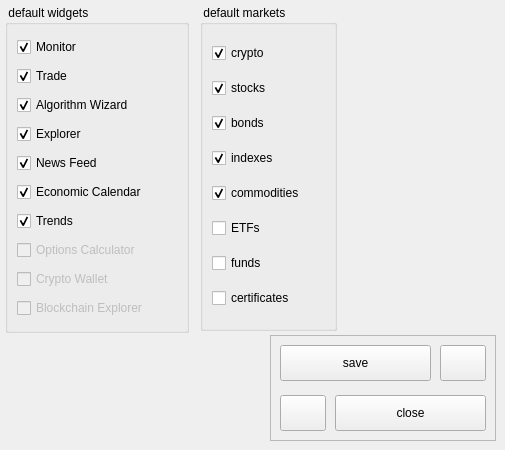
    <widget class="QWidget" name="tab_6">
     <attribute name="title">
      <string>widgets</string>
     </attribute>
     <widget class="QGroupBox" name="groupBox_14">
      <property name="geometry">
       <rect>
        <x>5</x>
        <y>5</y>
        <width>184</width>
        <height>328</height>
       </rect>
      </property>
      <property name="toolTip">
       <string>&lt;html&gt;&lt;head/&gt;&lt;body&gt;&lt;p&gt;Default widgets will be loaded automatically when Datazaur is launched. &lt;/p&gt;&lt;p&gt;Depending on selected widgets and your network connection, additional widgets can increase launch time.&lt;/p&gt;&lt;/body&gt;&lt;/html&gt;</string>
      </property>
      <property name="title">
       <string> default widgets</string>
      </property>
      <layout class="QVBoxLayout" name="verticalLayout_2">
       <item>
        <widget class="QCheckBox" name="checkBox_17">
         <property name="text">
          <string>Monitor</string>
         </property>
         <property name="checked">
          <bool>true</bool>
         </property>
        </widget>
       </item>
       <item>
        <widget class="QCheckBox" name="checkBox_15">
         <property name="text">
          <string>Trade</string>
         </property>
         <property name="checked">
          <bool>true</bool>
         </property>
        </widget>
       </item>
       <item>
        <widget class="QCheckBox" name="checkBox_20">
         <property name="text">
          <string>Algorithm Wizard</string>
         </property>
         <property name="checked">
          <bool>true</bool>
         </property>
        </widget>
       </item>
       <item>
        <widget class="QCheckBox" name="checkBox_22">
         <property name="text">
          <string>Explorer</string>
         </property>
         <property name="checked">
          <bool>true</bool>
         </property>
        </widget>
       </item>
       <item>
        <widget class="QCheckBox" name="checkBox_21">
         <property name="text">
          <string>News Feed</string>
         </property>
         <property name="checked">
          <bool>true</bool>
         </property>
        </widget>
       </item>
       <item>
        <widget class="QCheckBox" name="checkBox_23">
         <property name="text">
          <string>Economic Calendar</string>
         </property>
         <property name="checked">
          <bool>true</bool>
         </property>
        </widget>
       </item>
       <item>
        <widget class="QCheckBox" name="checkBox_19">
         <property name="text">
          <string>Trends</string>
         </property>
         <property name="checked">
          <bool>true</bool>
         </property>
        </widget>
       </item>
       <item>
        <widget class="QCheckBox" name="checkBox_25">
         <property name="enabled">
          <bool>false</bool>
         </property>
         <property name="text">
          <string>Options Calculator</string>
         </property>
        </widget>
       </item>
       <item>
        <widget class="QCheckBox" name="checkBox_24">
         <property name="enabled">
          <bool>false</bool>
         </property>
         <property name="text">
          <string>Crypto Wallet</string>
         </property>
        </widget>
       </item>
       <item>
        <widget class="QCheckBox" name="checkBox_26">
         <property name="enabled">
          <bool>false</bool>
         </property>
         <property name="text">
          <string>Blockchain Explorer</string>
         </property>
        </widget>
       </item>
      </layout>
     </widget>
     <widget class="QGroupBox" name="groupBox_16">
      <property name="geometry">
       <rect>
        <x>200</x>
        <y>5</y>
        <width>137</width>
        <height>326</height>
       </rect>
      </property>
      <property name="toolTip">
       <string>&lt;html&gt;&lt;head/&gt;&lt;body&gt;&lt;p&gt;Default markets will be loaded automatically into Monitor when Datazaur is launched. &lt;/p&gt;&lt;p&gt;Tracking many markets can result in slower launch and slightly worse performance (nothing to worry about if you really want to monitor all these markets ^^).&lt;/p&gt;&lt;/body&gt;&lt;/html&gt;</string>
      </property>
      <property name="styleSheet">
       <string notr="true"/>
      </property>
      <property name="title">
       <string> default markets</string>
      </property>
      <layout class="QVBoxLayout" name="verticalLayout_3">
       <item>
        <widget class="QCheckBox" name="checkBox_27">
         <property name="text">
          <string>crypto</string>
         </property>
         <property name="checked">
          <bool>true</bool>
         </property>
        </widget>
       </item>
       <item>
        <widget class="QCheckBox" name="checkBox_28">
         <property name="text">
          <string>stocks</string>
         </property>
         <property name="checked">
          <bool>true</bool>
         </property>
        </widget>
       </item>
       <item>
        <widget class="QCheckBox" name="checkBox_29">
         <property name="text">
          <string>bonds</string>
         </property>
         <property name="checked">
          <bool>true</bool>
         </property>
        </widget>
       </item>
       <item>
        <widget class="QCheckBox" name="checkBox_30">
         <property name="text">
          <string>indexes</string>
         </property>
         <property name="checked">
          <bool>true</bool>
         </property>
        </widget>
       </item>
       <item>
        <widget class="QCheckBox" name="checkBox_33">
         <property name="text">
          <string>commodities</string>
         </property>
         <property name="checked">
          <bool>true</bool>
         </property>
        </widget>
       </item>
       <item>
        <widget class="QCheckBox" name="checkBox_31">
         <property name="text">
          <string>ETFs</string>
         </property>
        </widget>
       </item>
       <item>
        <widget class="QCheckBox" name="checkBox_32">
         <property name="text">
          <string>funds</string>
         </property>
        </widget>
       </item>
       <item>
        <widget class="QCheckBox" name="checkBox_42">
         <property name="text">
          <string>certificates</string>
         </property>
         <property name="checked">
          <bool>false</bool>
         </property>
        </widget>
       </item>
      </layout>
     </widget>
     <widget class="QFrame" name="frame_7">
      <property name="geometry">
       <rect>
        <x>270</x>
        <y>335</y>
        <width>226</width>
        <height>106</height>
       </rect>
      </property>
      <property name="frameShape">
       <enum>QFrame::StyledPanel</enum>
      </property>
      <property name="frameShadow">
       <enum>QFrame::Raised</enum>
      </property>
      <widget class="QPushButton" name="pushButton_78">
       <property name="geometry">
        <rect>
         <x>10</x>
         <y>10</y>
         <width>151</width>
         <height>36</height>
        </rect>
       </property>
       <property name="text">
        <string>save</string>
       </property>
      </widget>
      <widget class="QPushButton" name="pushButton_79">
       <property name="geometry">
        <rect>
         <x>65</x>
         <y>60</y>
         <width>151</width>
         <height>36</height>
        </rect>
       </property>
       <property name="text">
        <string>close</string>
       </property>
      </widget>
      <widget class="QPushButton" name="pushButton_80">
       <property name="geometry">
        <rect>
         <x>10</x>
         <y>60</y>
         <width>46</width>
         <height>36</height>
        </rect>
       </property>
       <property name="text">
        <string/>
       </property>
      </widget>
      <widget class="QPushButton" name="pushButton_81">
       <property name="geometry">
        <rect>
         <x>170</x>
         <y>10</y>
         <width>46</width>
         <height>36</height>
        </rect>
       </property>
       <property name="text">
        <string/>
       </property>
      </widget>
     </widget>
    </widget>
